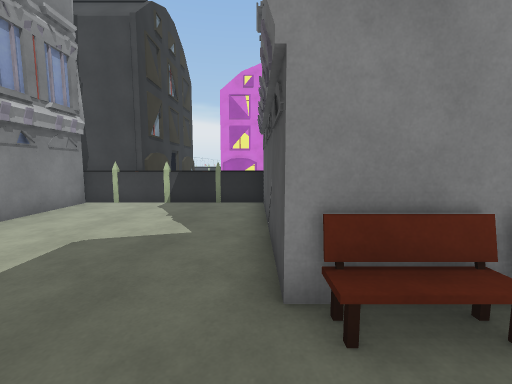
view 1 (above)

12 first-person views from a walk through a scene from a Unity 3-D project. The camera is 1.5 m above the floor, tilts 6° down and sees 90° across. The floor is counted in squares, 1 m on a side. Each view is taken from the middle of a square. On the plan, view 1 faces up. The plan holds only what a view shows up to about 13 squares ahead; the rest is blank. The place goes on beyond the plan. Some animated figures are not drawn. Some surface patterns are stand-ins.

view 2
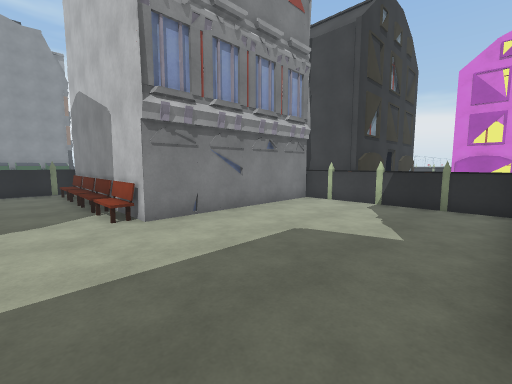

view 3
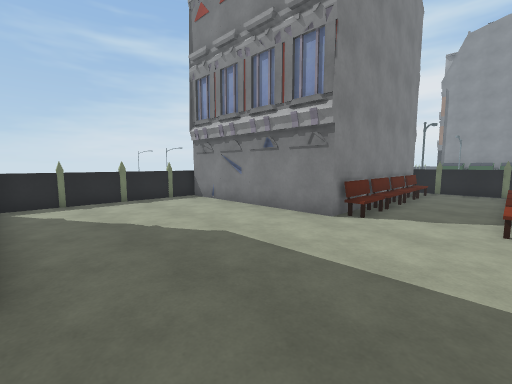

view 4
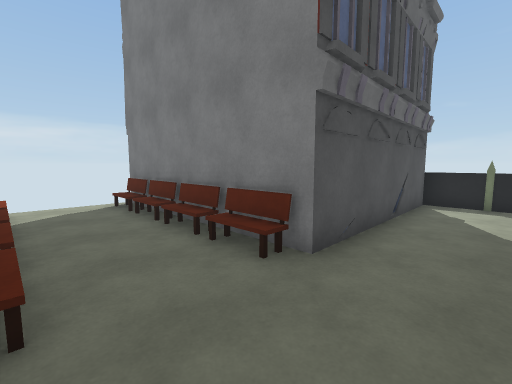

view 5
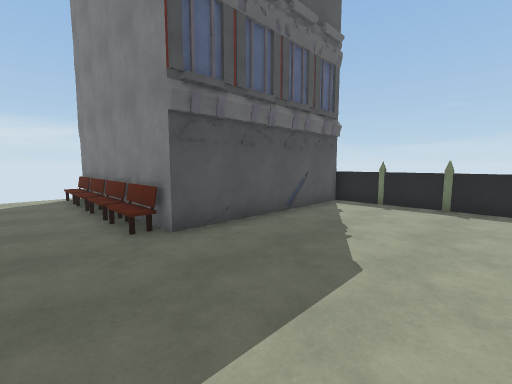

view 6
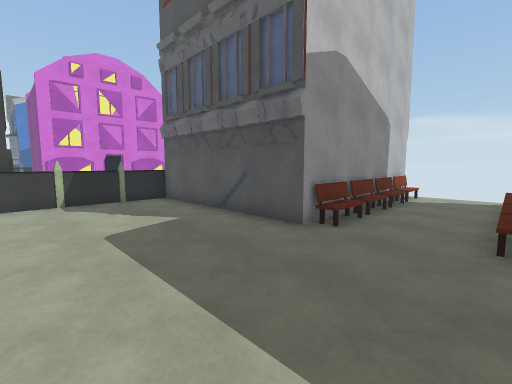

view 7
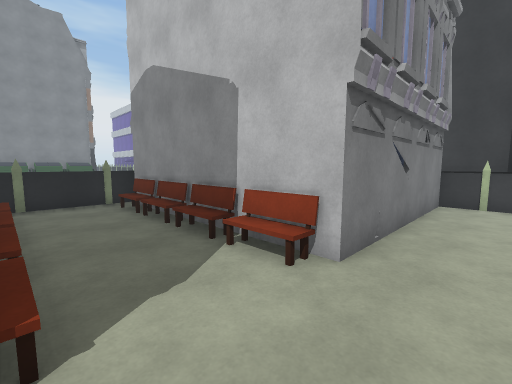

view 8
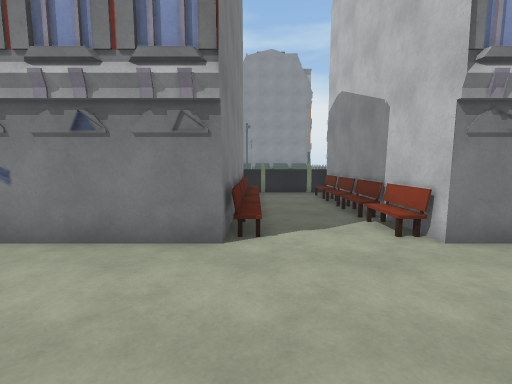

view 9
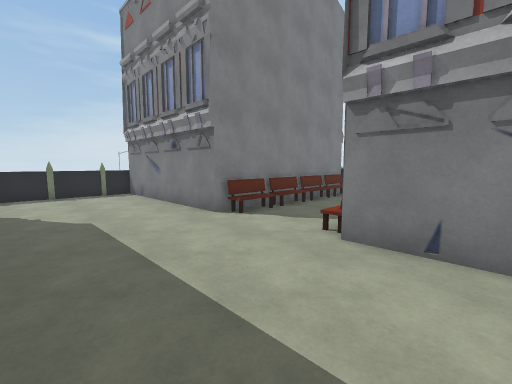

view 10
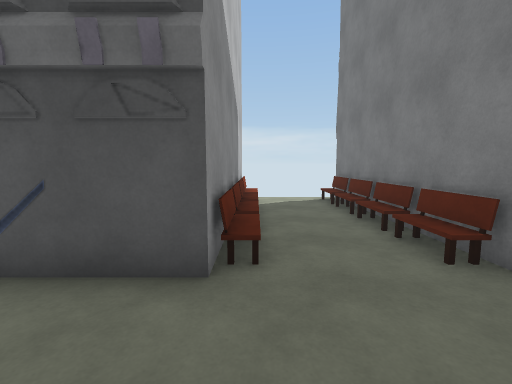

view 11
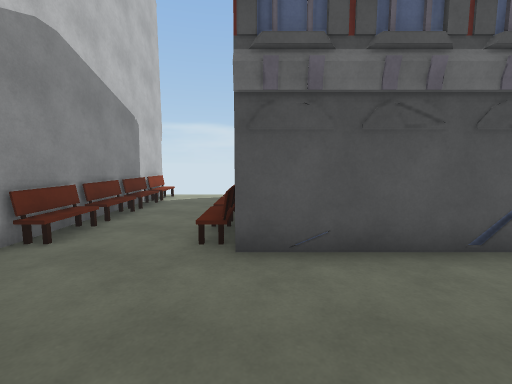

view 12
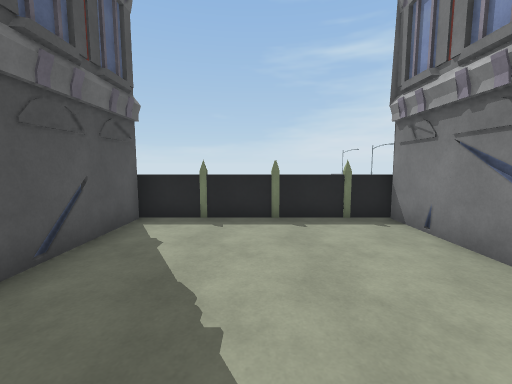

### Floor plan
Key: @ floor where view 1 was taken; # wall or solid block; . floor; = window, fence, low wall or low ledge; B building; E bench; O other object.
Columns run from 16 left of view 1 to 9 right of it. Each row starts with its distance up from view 1.
 11          ########
 10          #======#
  9          #.......
  8          #.......
  7          #......B
  6          #.......#
  5          #.......#
  4         ##.......#
  3 #B#######B.......#########
  2 =.OEOEOEOE.......OEOEOEOE
  1 =........................
  0 =...............@........
 -1  EOEOEOEO........EOEOEOEO
 -2  B#######B.......#########
 -3         ##.......
 -4          #.......
 -5          #.......
 -6          #......B
 -7          #.......#
 -8          #......B#
 -9          #=.=.=..#
-10            = = ==

Positions as (right, up) in squares from view 1, and headings:
1: (0, 0), facing up
2: (0, 0), facing up-left
3: (0, 2), facing down-left
4: (-2, 2), facing down-right
5: (-5, 1), facing down-right
6: (-5, -1), facing up-right
7: (-5, -1), facing up-left
8: (-2, -1), facing left
9: (-2, 5), facing down-left
10: (-3, 2), facing right
11: (-4, -2), facing right
12: (-3, -2), facing down
